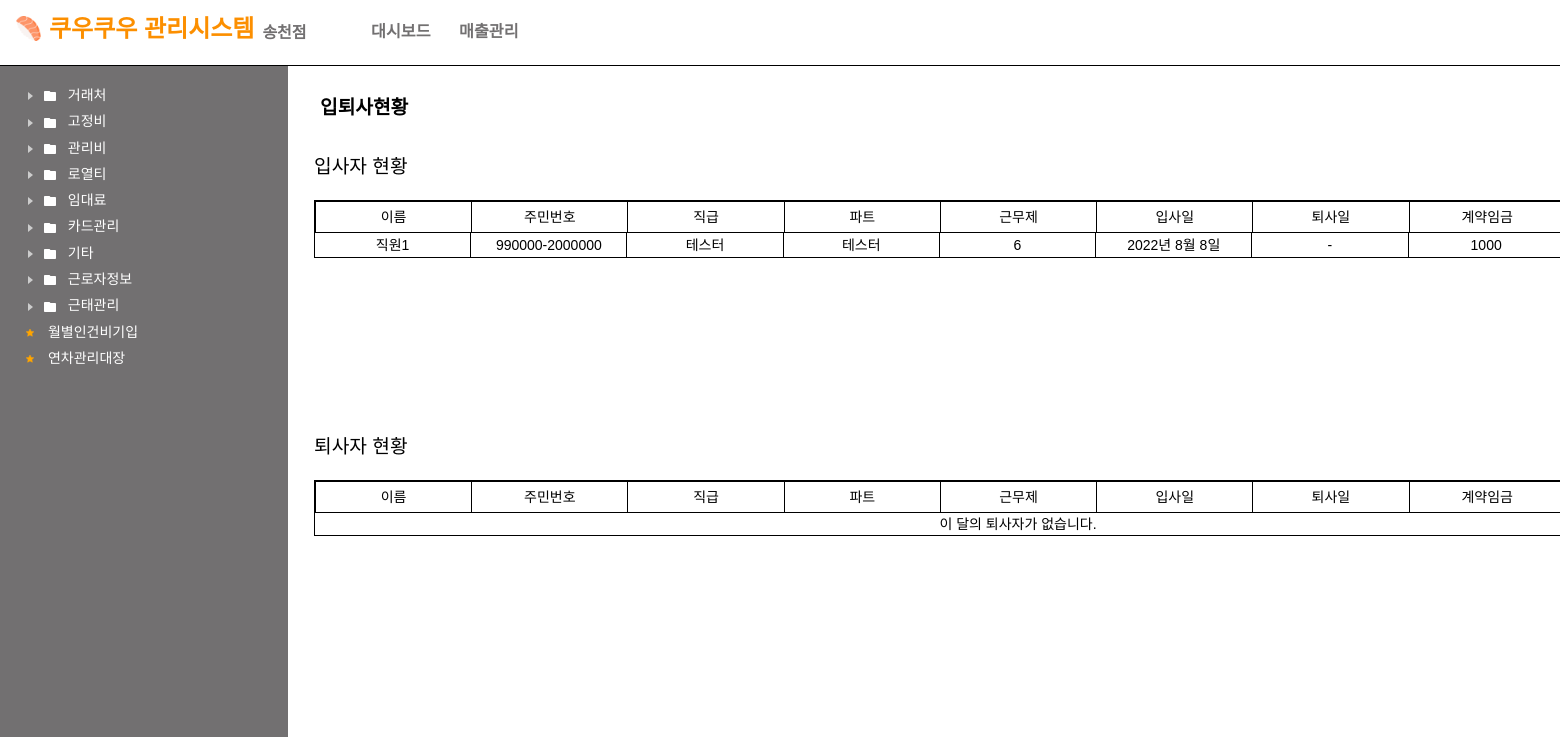
/employee/employeeIO, run on an earlier commit of the app's database.
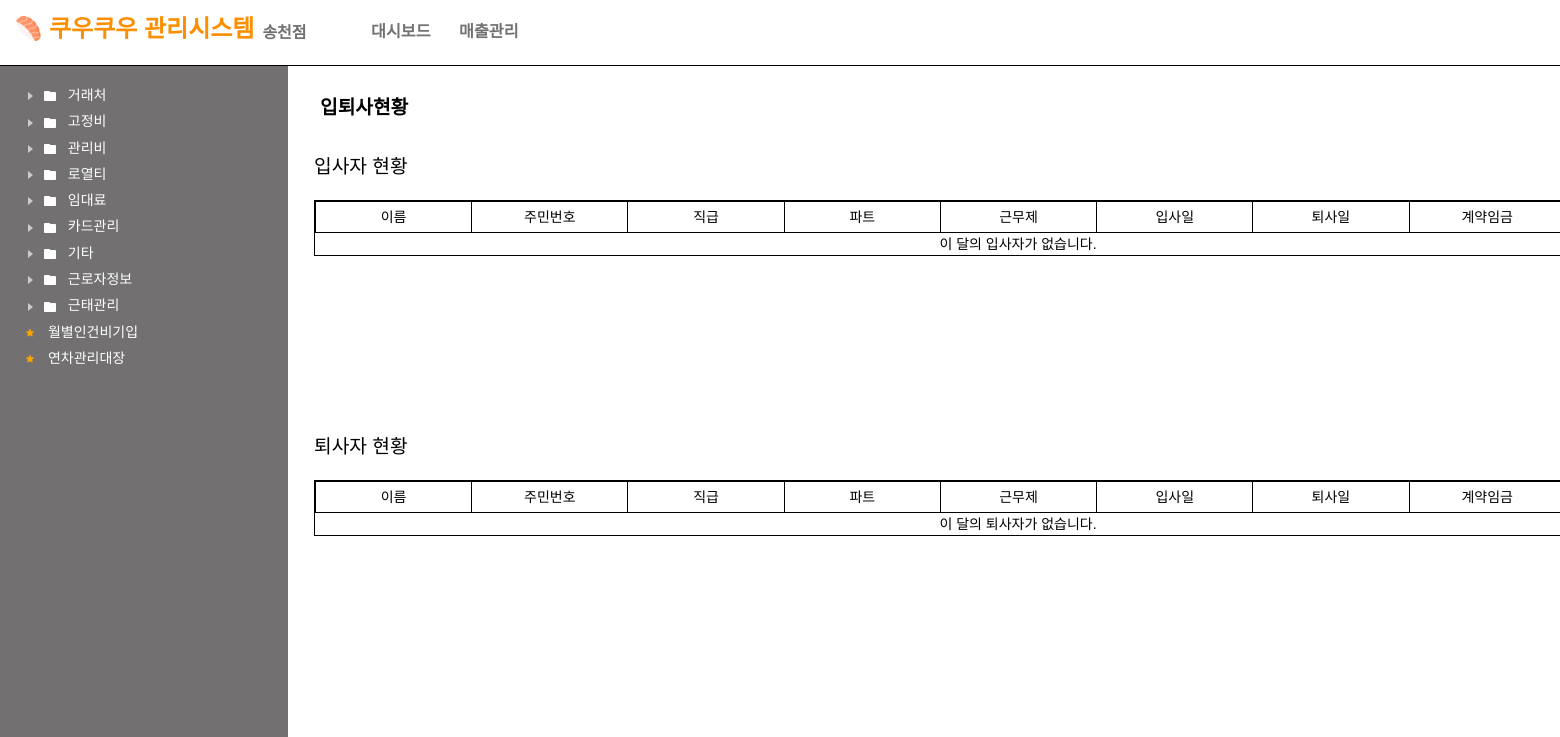
And on a later commit of the database.
### employee/models.py (models this page shows)
class Employee(models.Model):
    name = models.CharField(max_length=30)
    reg_num = models.CharField(max_length=30)
    contact = models.CharField(max_length=20)
    gender = models.CharField(max_length=10)
    bank = models.CharField(max_length=20)
    bank_num = models.CharField(max_length=30)
    inwork = models.DateField()
    outwork = models.DateField(null=True, blank=True)
    department = models.CharField(max_length=30)
    rank = models.CharField(max_length=30)
    worksystem = models.IntegerField()
    pay = models.IntegerField()
    insurance = models.CharField(max_length=20)
    health = models.CharField(max_length=30)
    content = models.TextField()
    notreport = models.IntegerField()

### employee/views.py (the view)
# urls.py: path('employeeIO', views.employeeIO, name="employeeIO"),
def employeeIO(request):
    year, month = request.GET.get("date", datetime.today().strftime("%Y-%m")).split("-")
    inworkEmployee = Employee.objects.filter(inwork__year=year, inwork__month=month, outwork__isnull=True).all()
    outworkEmployee = Employee.objects.filter(outwork__year=year, outwork__month=month).all()
    context = {
        'inworks': inworkEmployee,
        'outworks': outworkEmployee,
    }
    return render(request, "employee/employeeIO.html", context)

### templates/employee/employeeIO.html (shortened to what this page needs)
{% extends 'base.html' %}
{% load static %}
{% load humanize %}
{% block content %}
    <div class="view-area">
        <div class="view-header io"><h1>입퇴사현황</h1><button onclick="location.href='{% url "employee:IOdownload" %}';">내보내기</button></div>
        <div id="data-fields" class="employeeIO">
            <h2>입사자 현황</h2>
            <div class="employeeI">
                <div>
                    <div class="header">
                        <span>이름</span>
                        <span>주민번호</span>
                        <span>직급</span>
                        <span>파트</span>
                        <span>근무제</span>
                        <span>입사일</span>
                        <span>퇴사일</span>
                        <span>계약임금</span>
                    </div>
                    {% if inworks %}
                        <div class="datas">
                            {% for inwork in inworks %}
                                <div class="data">
                                    <span>{{ inwork.name }}</span>
                                    <span>{{ inwork.reg_num }}</span>
                                    <span>{{ inwork.department }}</span>
                                    <span>{{ inwork.rank }}</span>
                                    <span>{{ inwork.worksystem }}</span>
                                    <span>{{ inwork.inwork }}</span>
                                    <span>{{ inwork.outwork|default_if_none:"-" }}</span>
                                    <span>{{ inwork.pay }}</span>
                                </div>
                            {% endfor %}
                        </div>
                    {% else %}
                        <div>이 달의 입사자가 없습니다.</div>
                    {% endif %}
                </div>
            </div>
            <h2>퇴사자 현황</h2>
            <div class="employeeO">
                <div>
                    <div class="header">
                        <span>이름</span>
                        <span>주민번호</span>
                        <span>직급</span>
                        <span>파트</span>
                        <span>근무제</span>
                        <span>입사일</span>
                        <span>퇴사일</span>
                        <span>계약임금</span>
                    </div>
                    {% if outworks %}
                        <div class="datas">
                            {% for outwork in outworks %}
                                <div class="data">
                                    <span>{{ outwork.name }}</span>
                                    <span>{{ outwork.reg_num }}</span>
                                    <span>{{ outwork.department }}</span>
                                    <span>{{ outwork.rank }}</span>
                                    <span>{{ outwork.worksystem }}</span>
                                    <span>{{ outwork.inwork }}</span>
                                    <span>{{ outwork.outwork }}</span>
                                    <span>{{ outwork.pay }}</span>
                                    <span>{{ outwork.content }}</span>
                                </div>
                            {% endfor %}
                        </div>
                    {% else %}
                        <div>이 달의 퇴사자가 없습니다.</div>
                    {% endif %}
                </div>
            </div>
        </div>
    </div>
{% endblock %}

### templates/base.html (shortened to what this page needs)
{% load static %}
<!DOCTYPE html>
<html lang="en">
<head>
    <link href="{% static 'css/root.css' %}" rel="stylesheet" type="text/css">
    <link href="{% static 'css/default.css' %}" rel="stylesheet" type="text/css">
    <link href="{% static 'css/navigation.css' %}" rel="stylesheet" type="text/css">
    <link href="{% static 'css/main.css' %}" rel="stylesheet" type="text/css">
    <link href="{% static 'css/modal.css' %}" rel="stylesheet" type="text/css">
    <link rel="stylesheet" href="//cdnjs.cloudflare.com/ajax/libs/timepicker/1.3.5/jquery.timepicker.min.css">
</head>
<body>
{% include 'navigation.html' %}
{% block content %}
{% endblock %}
</main>
</body>
</html>

### templates/navigation.html (shortened to what this page needs)
{% load static %}
<header>
   <img id="header-favicon" src="{% static 'img/favicon.png' %}" width="25px"><h1>쿠우쿠우 관리시스템<span id="h1-sub">송천점</span></h1>
    <ul>
        <li><a href="{% url 'main:index' %}">대시보드</a></li>
        <li><a href="{% url 'main:sales' %}">매출관리</a></li>
    </ul>
</header>
<nav>
    <div class="scroll-wrap">
        <ul class="first-view">
            <div class="ml-1">
                    <em class="ic16 ic-close"></em>
                    <em class="ic16 ic-folder"></em>
                    <span class="menu-name">거래처</span>
            </div>
        </ul>
        <ul class="first-view">
            <div class="ml-1">
                    <em class="ic16 ic-close"></em>
                    <em class="ic16 ic-folder"></em>
                    <span class="menu-name">고정비</span>
            </div>
        </ul>
        <ul class="first-view">
            <div class="ml-1">
                    <em class="ic16 ic-close"></em>
                    <em class="ic16 ic-folder"></em>
                    <span class="menu-name">관리비</span>
            </div>
        </ul>
        <ul class="first-view">
            <div class="ml-1">
                    <em class="ic16 ic-close"></em>
                    <em class="ic16 ic-folder"></em>
                    <span class="menu-name">로열티</span>
            </div>
        </ul>
        <ul class="first-view">
            <div class="ml-1">
                    <em class="ic16 ic-close"></em>
                    <em class="ic16 ic-folder"></em>
                    <span class="menu-name">임대료</span>
            </div>
        </ul>
        <ul class="first-view">
            <div class="ml-1">
                    <em class="ic16 ic-close"></em>
                    <em class="ic16 ic-folder"></em>
                    <span class="menu-name">카드관리</span>
            </div>
        </ul>
        <ul class="first-view">
            <div class="ml-1">
                    <em class="ic16 ic-close"></em>
                    <em class="ic16 ic-folder"></em>
                    <span class="menu-name">기타</span>
            </div>
        </ul>
        <ul class="first-view">
            <div class="ml-1">
                    <em class="ic16 ic-close"></em>
                    <em class="ic16 ic-folder"></em>
                    <span class="menu-name">근로자정보</span>
            </div>
        </ul>
        <ul class="first-view">
            <div class="ml-1">
                    <em class="ic16 ic-close"></em>
                    <em class="ic16 ic-folder"></em>
                    <span class="menu-name">근태관리</span>
            </div>
        </ul>
        <ul class="first-view">
            <div class="ml-1" onclick='location.href="{% url 'employee:laborCost' %}";'>
                <em class="ic16 ic-star-on"></em>
                <span class="menu-name">월별인건비기입</span>
            </div>
        </ul>
        <ul class="first-view">
            <div class="ml-1" onclick='location.href="{% url 'employee:manageAnnual' %}";'>
                <em class="ic16 ic-star-on"></em>
                <span class="menu-name">연차관리대장</span>
            </div>
        </ul>
    </div>
</nav>
<main>

### static/css/root.css (style rules this page uses)
:root { --primary-color : #fc8f00; --sub-color : #727071; --h1-fontsize : 1.5rem; --h2-fontsize : 1.2rem; --normal-fontsize : 0.8rem; --default-padding : 1rem; --nav-width : 16%; --minimum-height : calc(100vh - 3.5rem); --nav-hover-color : #f4f4f41F; }
html, body { min-width: 1800px; }

### static/css/default.css (style rules this page uses)
html, body, div, span, applet, object, iframe, h1, h2, h3, h4, h5, h6, p, blockquote, pre, a, abbr, acronym, address, big, cite, code, del, dfn, em, img, ins, kbd, q, s, samp, small, strike, strong, sub, sup, tt, var, b, u, i, ol, ul, li, center, dl, dt, dd, fieldset, form, label, legend, table, caption, tbody, tfoot, thead, tr, th, td, article, aside, canvas, details, embed, figure, figcaption, footer, header, hgroup, menu, nav, output, ruby, section, summary, time, mark, audio, video { margin: 0; padding: 0; border: 0; font-size: 100%; font: inherit; font-family: 'Noto Sans KR', sans-serif; vertical-align: baseline; text-decoration : none; list-style : none; }
article, aside, details, figcaption, figure, footer, header, hgroup, menu, nav, section { display: block; }
body { line-height: 1; }
a { display: inline-block; }

### static/css/navigation.css (style rules this page uses)
header { display: inline-block; width: 100%; border-bottom: 1px solid black; box-sizing: border-box; padding: var(--default-padding); }
#header-favicon { vertical-align: middle; padding-bottom: 0.5rem; }
header h1 { display: inline-block; color: var(--primary-color); font-size: var(--h1-fontsize); font-weight: 600; padding-left: 0.5rem; }
header h1 span { color: var(--sub-color); font-size: var(--h2-fontsize); margin-left: 0.5rem; font-size: 1rem !important; vertical-align: bottom; }
header ul { display: inline-block; color: var(--sub-color); margin-left: 3rem; }
header ul li { padding: 0.25rem; margin-left: 0.5rem; margin-right: 0.5rem; display: inline-block; font-size: calc(var(--h2-fontsize) - 3px); }
header ul li a { color: var(--sub-color); font-weight: 600; text-decoration: none; }
nav { display: inline-block; width: var(--nav-width); min-height: var(--minimum-height); background: var(--sub-color); font-size: 14px; color: white; font-weight: 100; }
.scroll-wrap { margin: 20px; }
.menu-name { margin-left: 6px; }
.ml-1 { border-radius: 5px; padding: 2px; cursor: pointer; margin-bottom: 6px; }
.ic16 { display: inline-block; vertical-align: middle; width: 16px; height: 16px; background-size: 16px 16px; background: url(../img/icons.svg) 0 0 no-repeat; }
.ic16.ic-close { background-position: -160px 0px; }
.ic16.ic-folder { background-position: -96px 0; }
.ic16.ic-star-on { background-position: -496px 0px; }

### static/css/main.css (style rules this page uses)
body { overflow-y: hidden; }
main { display: inline-block; width: 84%; float: right; padding: var(--default-padding); box-sizing: border-box; }
.input-area, .null-area, .view-area { width: 100%; }
.view-area .view-header { display: inline-block; width: 100%; }
.view-area .view-header h1 { display: inline-block; font-weight: 600; font-size: var(--h2-fontsize); padding: 1rem; }
#data-fields { text-align: center; max-height: 35rem; overflow-y: auto; overflow-x: auto; }
#data-fields div { font-size: 14px; padding: 0.25rem; }
.io { width : 100%; display :flex!important; justify-content: space-between; align-items: center; }
.employeeIO { position: relative; width: 100%; height: 80vh !important; margin: 0 10px; padding: 0; display: flex; flex-direction: column; align-items: center; margin-top: 1rem; box-sizing: border-box; }
.employeeIO h2 { width: 100%; display: flex; font-size: 1.2em; justify-content: flex-start !important; margin: 0.5rem; }
.employeeIO .employeeI, .employeeIO .employeeO { position: relative; width: 100%; height: 40vh; background: white; padding: 0 !important; overflow-y: auto; margin-top: 1rem; }
.employeeIO .employeeI > div, .employeeIO .employeeO > div { width: 95%; border: 0.1px solid black; padding: 0 !important; }
.employeeIO .header { position: sticky; top: 0; width: 100%; border: 0.2px solid black; display: grid; padding: 0 !important; grid-template-columns: repeat(9, 1fr); }
.employeeIO .header span { padding: 0; height: 30px; display: flex; align-items: center; justify-content: center; border-right: 1px solid black; }

What changed in the data, as far as the page shows it:
removed Employee: name "직원1", reg_num "990000-2000000", department "테스터", rank "테스터", worksystem "6", inwork "2022년 8월 8일", outwork "-", pay "1000"
Also different on the page:
text now shown: "이 달의 입사자가 없습니다."
